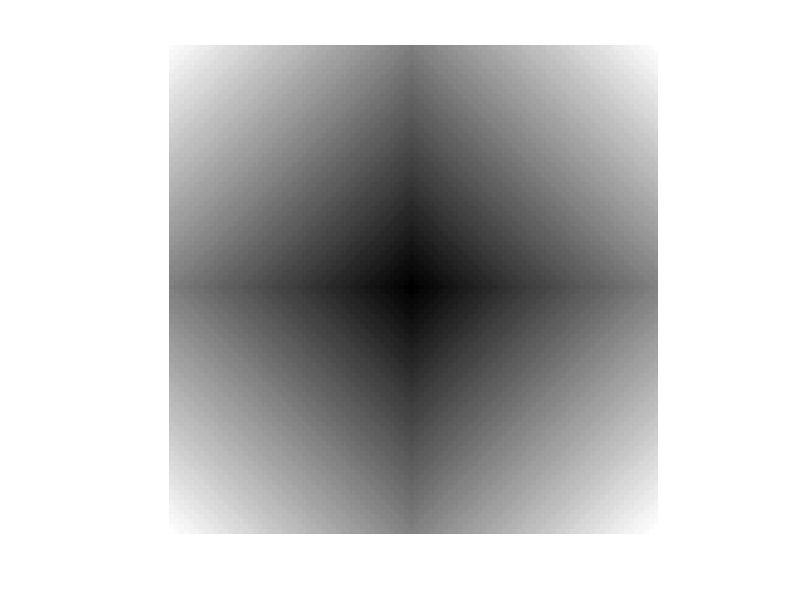

Here is the MATLAB script that generated this plot:
clear
clc
%% Star image

% Initialize image data
imageData = []; % 2D array
imSize = 100;
numRows = imSize;
numCols = imSize;

% Populate imageData
for row = [1:numRows]
    imageRow = []; % Empty array to populate each row
    for col = [1:numCols]
        % Decrease color intensity as it approaches middle
        colMiddle = abs(col-(numCols/2)); % The distance between col and middle of col size.
        rowMiddle = abs(row-(numRows/2)); % The distance between row and middle of row size.
        pixelVal = uint8(((colMiddle/imSize) + (rowMiddle/imSize)) * 255); % add the middle distance from row and column and Convert to uint8
        imageRow = [imageRow, pixelVal];
    end
    imageData = [imageData; imageRow]; % Concatenate new row to imageData
end


% display as an image
imshow(imageData);

% save as an image
imwrite(imageData,'test5.png');

